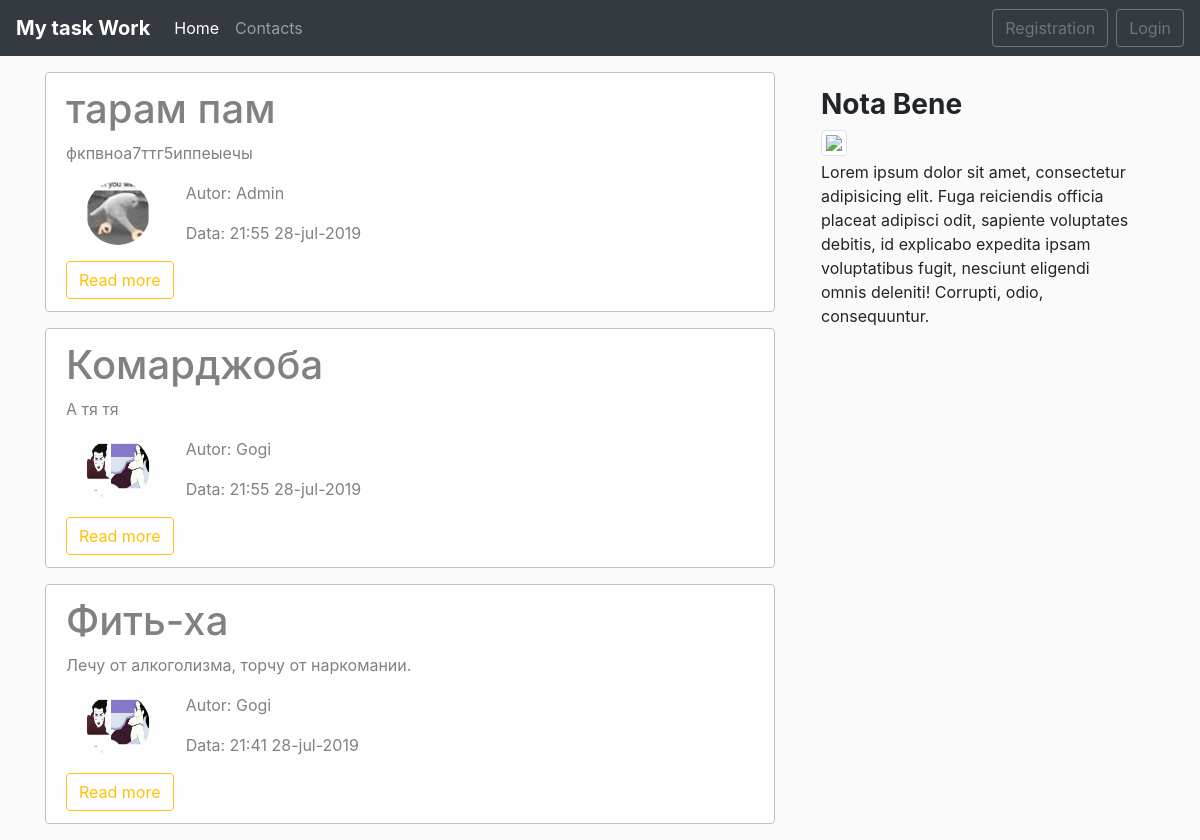
Before: / with the older database file.
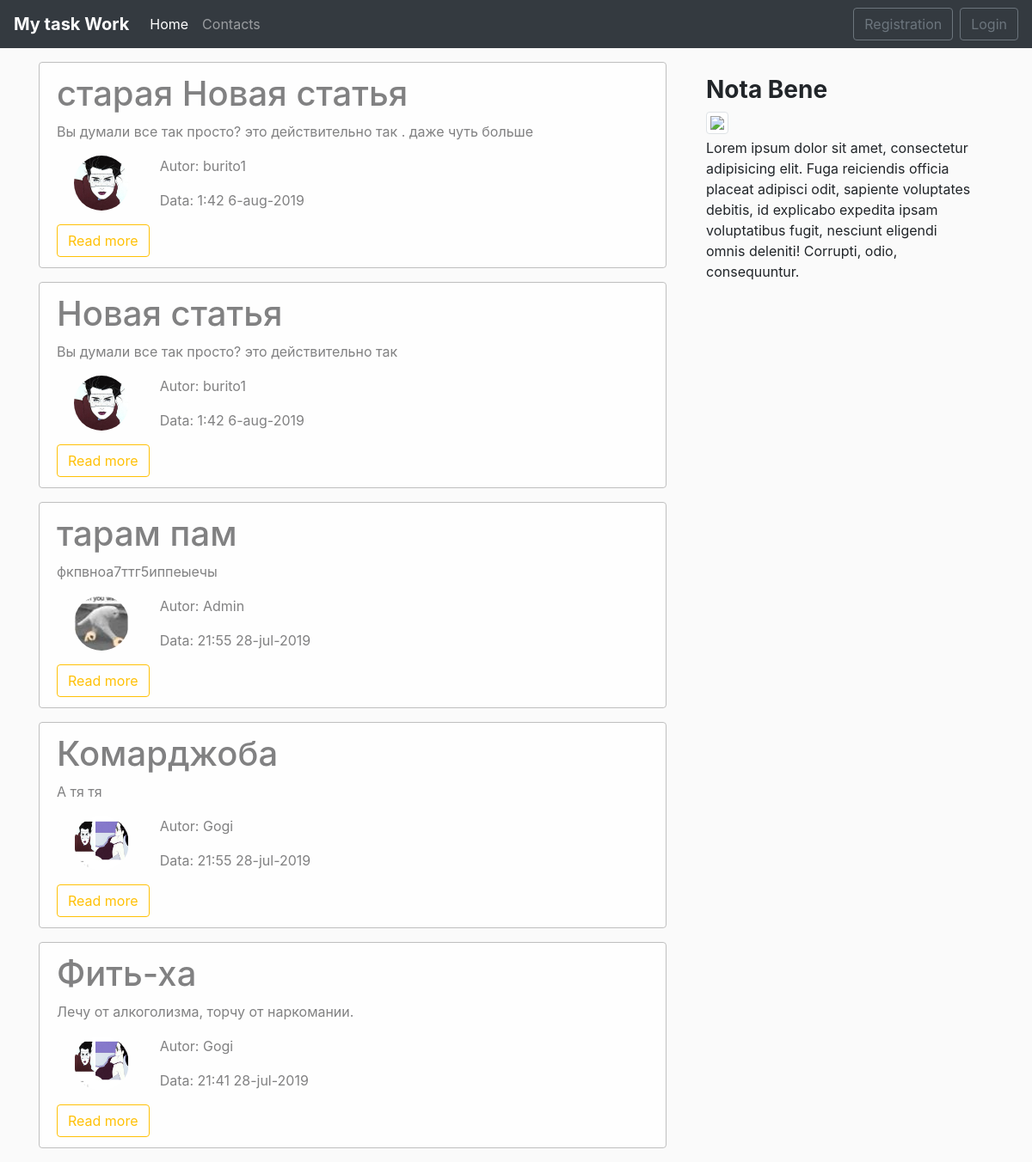
After: the same page with the newer database file.
### blog/models.py (models this page shows, shortened)
class Post(models.Model):
    title   =   models.CharField(max_length=50)
    text    =   models.TextField()
    date    =   models.DateTimeField(default = timezone.now)
    autor   =   models.ForeignKey(User, on_delete = models.CASCADE)

### hostes/models.py (models this page shows, shortened)
class Profile(models.Model):
    user = models.OneToOneField(User,on_delete = models.CASCADE)
    img =  models.ImageField(default='default.jpg', upload_to='user_images')

### blog/views.py (the view)
# urls.py: path('', views.ShowPostView.as_view(), name='blog'),
class ShowPostView(ListView):
    model = Post
    template_name = 'blog/home.html'
    context_object_name  = 'news'
    ordering = ['-date']
    def get_context_data(self, **kwards):
        ctx = super(ShowPostView, self).get_context_data(**kwards)
        ctx ['title'] = 'Main page'
        return ctx

### blog/templates/blog/home.html
{% extends 'blog/main.html' %}
{% load crispy_forms_tags%}
{% block main_section%}
  {% for post in news %}
<div class='alert alert-light'>
    <h1>  {{post.title}}   </h1>
    <p> {{post.text}} </p>
    <div class="row">
      <div class="col-md-2">
        {% if post.autor.profile.img %}
        <img src="{{post.autor.profile.img.url}}" alt="{{post.avtor}}" class="user_image">
        {%else%}
        <img src="/pictures/default.jpg" alt="{{post.avtor}}" class="user_image">
        {%endif%}
      </div>
      <div class="col-md-10">
        {% if post.autor %}
          <p>Autor: {{post.autor}}</p>
        {%else%}
          <p>Autor: Anon </p>
        {%endif%}
      <p>Data: {{post.date| date:"G:i j-b-Y"}}</p>
      </div>
    </div>
    <a href="{% url 'blog_detail' post.id %}" class = "btn btn-outline-warning">Read more</a>
</div>
  {% endfor %}
{%endblock main_section%}

### blog/templates/blog/main.html (shortened to what this page needs)
{% load static %}
{% load crispy_forms_tags%}
<!DOCTYPE html>
<html lang="en">
<head>
  <link rel="stylesheet" href="https://stackpath.bootstrapcdn.com/bootstrap/4.3.1/css/bootstrap.min.css">
  <link rel="stylesheet" href="{% static 'blog/main.css'%}">
</head>
<body>
  <nav class="navbar navbar-expand-lg navbar-dark bg-dark  mb-3">
    <a class="navbar-brand" href="{% url 'blog' %}"><b>My task Work</b></a>
    <div class="collapse navbar-collapse" id="navbarsExample09">
      <ul class="navbar-nav mr-auto">
        <li class="nav-item active">
          <a class="nav-link" href="{% url 'blog' %}">Home </a>
        </li>
        <li class="nav-item">
          <a class="nav-link" href="{% url 'contacts' %}">Contacts</a>
        </li>
      </ul>
    </div>
    <div class="navbar-nav">
      {% if user.is_authenticated %}
      <a href="{% url 'blog_add'%}"class= "btn btn-outline-secondary mr-2">Add post</a>
      <a href="{% url 'profile'%}"class= "btn btn-outline-secondary mr-2">Profile</a>
      <a href="{% url 'exit'%}"class= "btn btn-outline-secondary ">Exit</a>
      {%else%}
      <a href="{% url 'reg'%}"class= "btn btn-outline-secondary mr-2">Registration</a>
      <a href="{% url 'login'%}"class= "btn btn-outline-secondary">Login</a>
      {%endif%}
    </div>
  </nav>
  <main class="container">
    <div class="row">
      <div class="col-md-8">
        {% block main_section%}
        {%endblock%}
      </div>
      <aside class="col-md-4">
        <div class=" p-3 ">
          <h3><b>Nota Bene</b></h3>
          <img src="https://i.kym-cdn.com/photos/images/facebook/001/357/594/5b4.jpg" class="img-thumbnail mb-1">
          <p>Lorem ipsum dolor sit amet, consectetur adipisicing elit. Fuga reiciendis
            officia placeat adipisci odit, sapiente voluptates debitis, id explicabo
            expedita ipsam voluptatibus fugit, nesciunt eligendi omnis deleniti!
            Corrupti, odio, consequuntur.</p>
        </div>
      </aside>
    </div>
  </main>
  </body>
</html>

### blog/static/blog/main.css (style rules this page uses)
body { background: #fafafa }
.alert-light { border-color: #bfbfbf }
.user_image { width:64px; height:64px; border-radius: 50%; margin-right: 10px; margin-left: 20px; }

Changed rows visible on the page:
added Post: title "старая Новая статья", text "Вы думали все так просто? это действительно так . даже чуть больше", autor.profile.img (placeholder picture), autor "burito1", date "1:42 6-aug-2019"
added Post: title "Новая статья", text "Вы думали все так просто? это действительно так", autor.profile.img (placeholder picture), autor "burito1", date "1:42 6-aug-2019"
